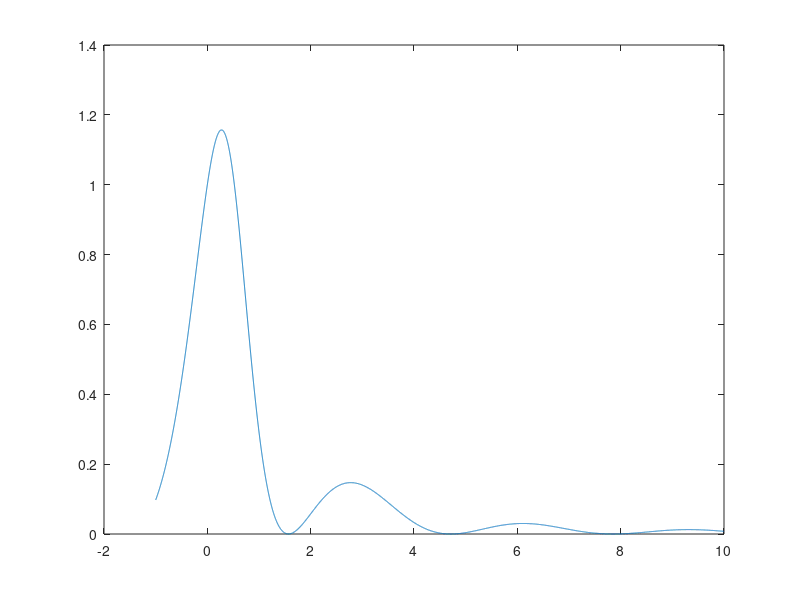

Recreate this plot in MATLAB. (Note: this script raises an error after producing the figure.)
format long;

f = @(x) (cos(x) .^ 2) ./ (x .^ 2 - x + 1);
a = -1
b = 10
n = 10
points = a:0.001:b;
plot(points, f(points));

cuadratura_adaptiva = adquad2(f, a, b)
cuadratura = quad(f, a, b)
[rom, iter] = romberg_rec(f, a, b)
